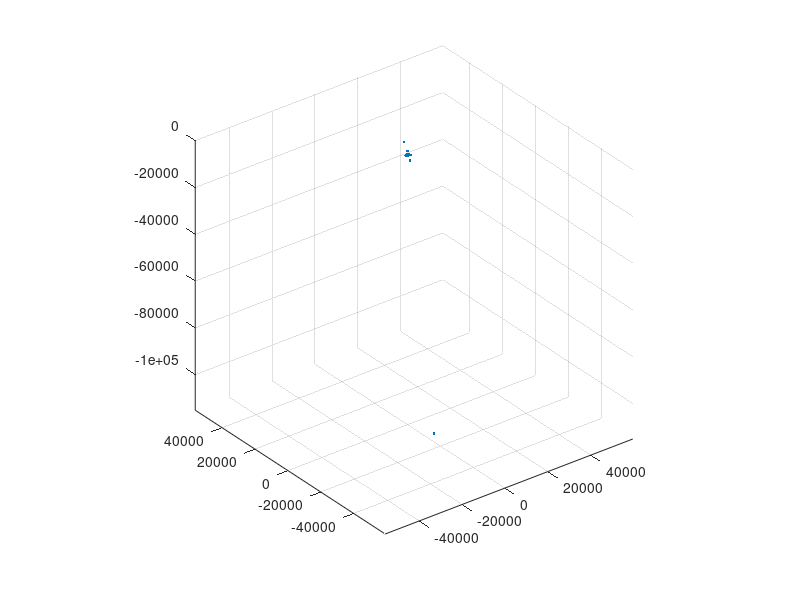

This figure's MATLAB source: (Note: this script raises an error after producing the figure.)
load trex.dat;
%figure;scatter3(trex(:,1),trex(:,2),trex(:,3),	1,trex(:,3),'.');axis equal;
trex_com = dct(trex);
%figure;scatter3(trex_com(:,1),trex_com(:,2),trex_com(:,3),	1,trex_com(:,3),'.');axis equal;

%after_mask = [];
i = 1;
%choose a mask array to compress the origin point cloud
while i<19388
    after_mask(i,:) = trex_com(i,:);
    i = i + 1;
end
% while i<38776
%     trex_com(i,1) = round(trex_com(i,1));
%     trex_com(i,2) = round(trex_com(i,2));
%     trex_com(i,3) = round(trex_com(i,3));
%     i = i + 1;
% end

%compression_ratio = size(after_mask,1)/size(trex,1);%compression ratio

%fill in zeros to make arrays have same length to compute MSE
revert = idct(trex_com);
figure;scatter3(trex_com(:,1),trex_com(:,2),trex_com(:,3),'.');axis equal;

% for j = 20000:38776
%     revert(j,:) = [0,0,0];
% end

save test_dct.dat trex_com -ascii;
save test_dct_before.dat trex -ascii;
load test_dct.dat;
MSE = immse(trex,revert);%MSE
% figure;scatter3(after_mask(:,1),after_mask(:,2),after_mask(:,3),'.');axis equal;
%figure;scatter3(revert(:,1),revert(:,2),revert(:,3),'.');axis equal;
figure;scatter3(trex(:,1),trex(:,2),trex(:,3),'.');axis equal;
figure;scatter3(revert(:,1),revert(:,2),revert(:,3),'.');axis equal;

after = dir('test_dct.dat');
before = dir('test_dct_before.dat');
after.bytes
before.bytes
compression_ration = after.bytes/before.bytes;           